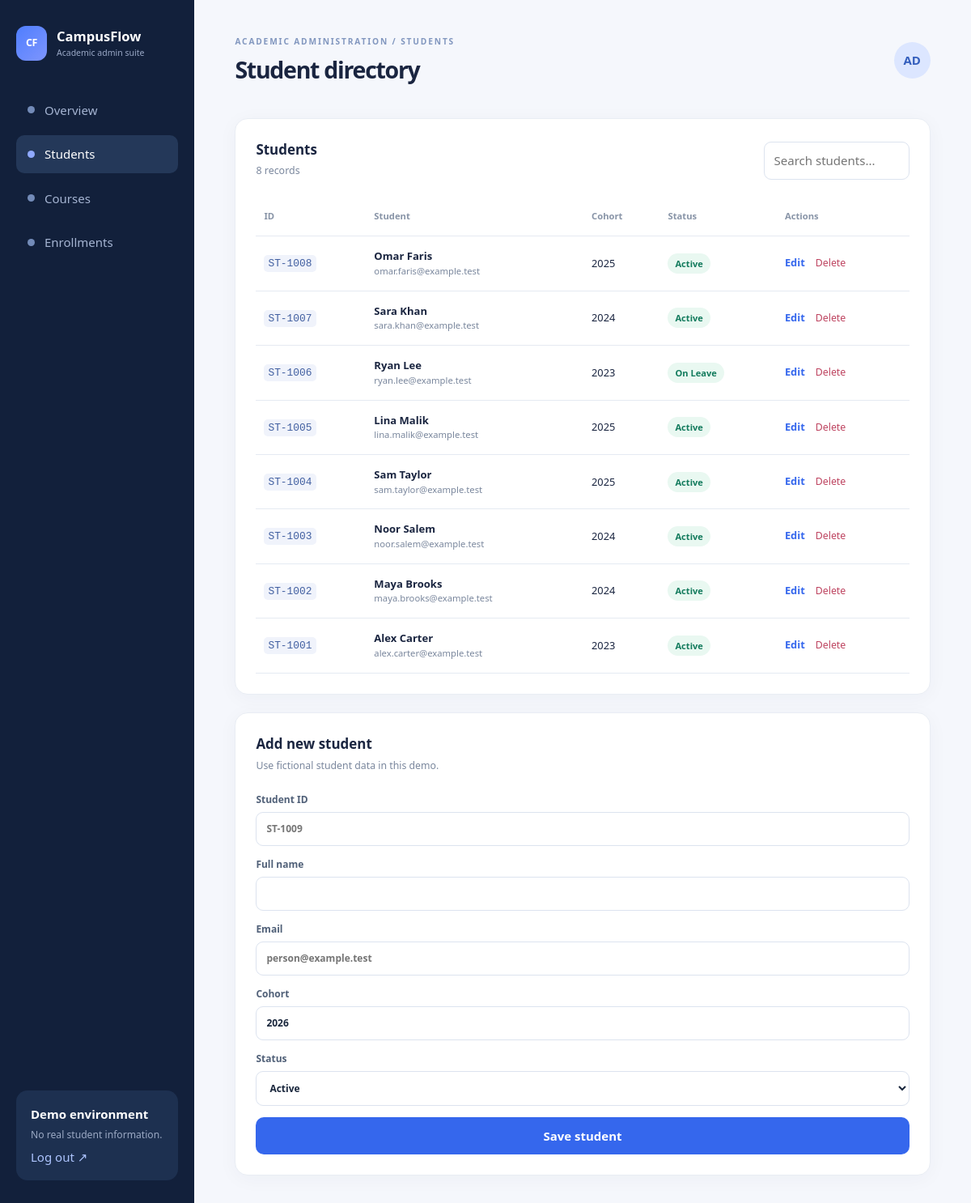
The app's page /?view=students (signed in) with its own data.
### tables this page shows
CREATE TABLE IF NOT EXISTS students (
  id INT UNSIGNED AUTO_INCREMENT PRIMARY KEY,
  student_code VARCHAR(20) NOT NULL UNIQUE,
  full_name VARCHAR(120) NOT NULL,
  email VARCHAR(160) NOT NULL UNIQUE,
  cohort VARCHAR(12) NOT NULL,
  status ENUM('Active','On Leave','Graduated') NOT NULL DEFAULT 'Active',
  created_at TIMESTAMP NOT NULL DEFAULT CURRENT_TIMESTAMP
);

### app/bootstrap.php (called while the page is built, shortened)
<?php
function e(mixed $input): string {
    return htmlspecialchars((string)($input ?? ''), ENT_QUOTES | ENT_SUBSTITUTE, 'UTF-8');
}
function db(): PDO {
    $host = getenv('DB_HOST') ?: '127.0.0.1';
    $name = getenv('DB_NAME') ?: 'campus_portal';
    $user = getenv('DB_USER') ?: 'campus_user';
    $password = getenv('DB_PASSWORD') ?: '';
    $dsn = "mysql:host=$host;dbname=$name;charset=utf8mb4";
    $db = new PDO($dsn, $user, $password, [
        PDO::ATTR_ERRMODE => PDO::ERRMODE_EXCEPTION,
        PDO::ATTR_DEFAULT_FETCH_MODE => PDO::FETCH_ASSOC,
        PDO::ATTR_EMULATE_PREPARES => false,
    ]);
    return $db;
}
function all(string $sql, array $params = []): array {
    $query = db()->prepare($sql); $query->execute($params); return $query->fetchAll();
}

### public/index.php (the view, shortened to what this page needs)
<?php
require __DIR__ . '/../app/bootstrap.php';
$views = ['dashboard', 'students', 'courses', 'enrollments'];
$view = in_array($_GET['view'] ?? '', $views, true) ? $_GET['view'] : 'dashboard';
$isAuthed = (bool)($_SESSION['auth'] ?? false);
$flash = $_SESSION['flash'] ?? null; unset($_SESSION['flash']);
$stats = [];
$students = $courses = $enrollments = [];
$selected = null;
$error = null;
if ($isAuthed) {
    try {
        if ($view === 'students') {
            $students = all('SELECT * FROM students ORDER BY id DESC');
        }
    } catch (Throwable $e) {
        error_log($e->getMessage()); $error = 'Database is unavailable. Check the Docker Compose setup.';
    }
}
function delete_form(string $action, int $id, string $confirm): void {
    echo '<form method="post" class="inline-form" data-confirm="'.e($confirm).'">'; token_field();
    echo '<input type="hidden" name="action" value="'.e($action).'"><input type="hidden" name="id" value="'.$id.'"><button class="text-danger" type="submit">Delete</button></form>';
}
?><!doctype html>
<html lang="en"><head><meta charset="utf-8"><meta name="viewport" content="width=device-width, initial-scale=1">
<title>CampusFlow · Student Management</title><link rel="stylesheet" href="/assets/styles.css"><script defer src="/assets/app.js"></script></head>
<body>
<?php if (!$isAuthed): ?>
<main class="sign-in-layout"><div class="sign-in-panel"><div class="brand-icon">CF</div><p class="eyebrow">CAMPUSFLOW · PORTFOLIO DEMO</p><h1>Make academic work simpler.</h1><p class="muted">A full-stack student, course and enrollment manager built with PHP and MySQL.</p><div class="security-note">This demo uses only fictional sample student records. Run it locally; it is not a production student information system.</div></div><div class="sign-in-card"><h2>Admin sign in</h2><p class="muted">Enter the admin password you configured in your <code>.env</code> file.</p>
<?php if ($flash): ?><div class="notice <?= e($flash['type']) ?>"><?= e($flash['message']) ?></div><?php endif; ?>
<form method="post"><?php token_field(); ?><input type="hidden" name="action" value="login"><label for="password">Admin password</label><input id="password" type="password" name="password" autocomplete="current-password" required><button class="button" type="submit">Sign in →</button></form></div></main>
<?php else: ?>
<div class="app-shell"><aside class="sidebar"><div class="brand"><span class="brand-icon">CF</span><span>CampusFlow<small>Academic admin suite</small></span></div><nav aria-label="Main navigation">
<?php foreach(['dashboard'=>'Overview','students'=>'Students','courses'=>'Courses','enrollments'=>'Enrollments'] as $name=>$label): ?>
<a class="nav-link <?= $view===$name?'active':'' ?>" href="/?view=<?= e($name) ?>"><span class="nav-dot"></span><?= e($label) ?></a>
<?php endforeach; ?></nav><div class="sidebar-footer"><strong>Demo environment</strong><p>No real student information.</p><form method="post"><?php token_field(); ?><input type="hidden" name="action" value="logout"><button class="logout" type="submit">Log out ↗</button></form></div></aside>
<main class="content"><header class="topbar"><div><p class="eyebrow">ACADEMIC ADMINISTRATION / <?= strtoupper(e($view)) ?></p><h1><?= e(['dashboard'=>'Dashboard','students'=>'Student directory','courses'=>'Course catalogue','enrollments'=>'Course enrollments'][$view]) ?></h1></div><span class="avatar" aria-label="Administrator">AD</span></header>
<?php if ($error): ?><div class="notice error"><?= e($error) ?></div><?php else: ?>
<?php if ($view==='dashboard'): ?>
<div class="metric-grid"><article class="metric"><span>Registered students</span><strong><?= $stats['students'] ?></strong><small>All student records</small></article><article class="metric"><span>Available courses</span><strong><?= $stats['courses'] ?></strong><small>Current catalogue</small></article><article class="metric"><span>Enrollments</span><strong><?= $stats['enrollments'] ?></strong><small>Student-course links</small></article><article class="metric"><span>Average grade</span><strong><?= number_format($stats['average'],1) ?></strong><small>Graded enrollments only</small></article></div>
<div class="two-columns"><section class="panel"><div class="panel-heading"><div><h2>Course participation</h2><p>Enrollment volume by course</p></div></div>
<?php $max = max(array_map(fn($r)=>(int)$r['total'], $stats['byCourse']) ?: [1]); foreach($stats['byCourse'] as $row): ?>
<div class="bar-line"><div class="bar-label"><strong><?= e($row['code']) ?></strong><span><?= (int)$row['total'] ?> students</span></div><div class="bar-track"><div class="bar-fill" style="width:<?= $max>0?(int)round(100*(int)$row['total']/$max):0 ?>%"></div></div></div>
<?php endforeach; ?></section><section class="panel"><div class="panel-heading"><div><h2>Recently added students</h2><p>Latest records in this local demo</p></div><a class="small-link" href="/?view=students">View all</a></div>
<?php foreach($stats['recent'] as $row): ?><div class="person-row"><div class="person-avatar"><?= e(strtoupper(substr($row['full_name'],0,1))) ?></div><div><strong><?= e($row['full_name']) ?></strong><small><?= e($row['student_code']) ?> · <?= e($row['cohort']) ?></small></div><span class="status"><?= e($row['status']) ?></span></div><?php endforeach; ?></section></div>
<?php elseif ($view==='students'): ?>
<div class="two-columns table-layout"><section class="panel"><div class="panel-heading"><div><h2>Students</h2><p><?= count($students) ?> records</p></div><input class="search" type="search" aria-label="Filter students" data-filter="student-table" placeholder="Search students..."></div><div class="table-scroll"><table id="student-table"><thead><tr><th>ID</th><th>Student</th><th>Cohort</th><th>Status</th><th>Actions</th></tr></thead><tbody>
<?php foreach ($students as $row): ?><tr><td><code><?= e($row['student_code']) ?></code></td><td><strong><?= e($row['full_name']) ?></strong><small><?= e($row['email']) ?></small></td><td><?= e($row['cohort']) ?></td><td><span class="status"><?= e($row['status']) ?></span></td><td class="actions"><a href="/?view=students&amp;edit=<?= (int)$row['id'] ?>">Edit</a><?php delete_form('student-delete',(int)$row['id'],'Delete this student and their enrollments?'); ?></td></tr><?php endforeach; ?>
</tbody></table></div></section><section class="panel form-panel"><h2><?= $selected?'Edit student':'Add new student' ?></h2><p>Use fictional student data in this demo.</p><form method="post" class="field-stack"><?php token_field(); ?><input type="hidden" name="action" value="student-save"><input type="hidden" name="id" value="<?= e($selected['id']??'') ?>"><label>Student ID<input name="student_code" required maxlength="20" value="<?= e($selected['student_code']??'') ?>" placeholder="ST-1009"></label><label>Full name<input name="full_name" required maxlength="120" value="<?= e($selected['full_name']??'') ?>"></label><label>Email<input type="email" name="email" required maxlength="160" value="<?= e($selected['email']??'') ?>" placeholder="person@example.test"></label><label>Cohort<input name="cohort" required maxlength="12" value="<?= e($selected['cohort']??'2026') ?>"></label><label>Status<select name="status"><?php foreach (['Active','On Leave','Graduated'] as $status): ?><option <?= ($selected['status']??'Active')===$status?'selected':'' ?>><?= e($status) ?></option><?php endforeach; ?></select></label><button class="button" type="submit">Save student</button></form></section></div>
<?php endif; endif; ?></main></div>
<?php endif; ?></body></html>

### public/assets/styles.css (style rules this page uses)
:root { --ink:#1a2540;--muted:#7a879d;--border:#e5eaf2;--surface:#fff;--background:#f5f7fc;--blue:#3567ed;--nav:#12203b;--green:#137b5d }
* { box-sizing:border-box }
html { font-size:15px }
body { margin:0;background:var(--background);color:var(--ink);font-family:system-ui,'Segoe UI',sans-serif;line-height:1.5 }
h1,h2,h3,strong { font-family:system-ui,'Segoe UI',sans-serif }
h1 { font-size:1.9rem;letter-spacing:-.045em;margin:.15rem 0 }
h2 { font-size:1.13rem;margin:0 }
p { margin:.4rem 0 }
a { color:var(--blue);text-decoration:none }
button,input,select { font:inherit }
button { cursor:pointer }
.muted,.panel p { color:var(--muted) }
.eyebrow { text-transform:uppercase;letter-spacing:.18em;font-size:.68rem;color:#8297bf;font-weight:800 }
.app-shell { display:grid;grid-template-columns:240px minmax(0,1fr);min-height:100vh }
.sidebar { background:var(--nav);color:#fff;padding:32px 20px;display:flex;flex-direction:column;gap:38px;min-height:100vh }
.brand { display:flex;align-items:center;gap:12px;font-weight:800;font-size:1.1rem }
.brand small { font-size:.7rem;color:#9aa8c6;display:block;font-weight:400 }
.brand-icon { background:linear-gradient(135deg,#4f7efe,#7e95fd);color:#fff;border-radius:12px;padding:12px;font-size:.83rem;font-weight:800;letter-spacing:-.03em }
.sidebar nav { display:grid;gap:8px }
.nav-link { padding:12px 14px;border-radius:10px;color:#a5b4d2;display:flex;align-items:center;gap:12px }
.nav-link.active,.nav-link:hover { background:#243859;color:white }
.nav-dot { width:9px;height:9px;border-radius:50%;background:#738bb8 }
.nav-link.active .nav-dot { background:#8fa9ff }
.sidebar-footer { margin-top:auto;background:#1d3050;padding:18px;border-radius:14px }
.sidebar-footer p { font-size:.81rem;color:#9ba9c4 }
.logout { background:none;border:0;color:#aec5ff;padding:0 }
.content { padding:38px min(4.2vw,68px);min-width:0 }
.topbar { display:flex;justify-content:space-between;align-items:center;margin-bottom:36px }
.avatar { background:#dce6ff;color:#355fbd;font-weight:800;border-radius:50%;display:grid;place-items:center;height:45px;width:45px }
.metric,.panel { background:white;border-radius:16px;box-shadow:0 4px 25px #1828440a;border:1px solid #e9edf4 }
.two-columns { display:grid;grid-template-columns:minmax(0,1.2fr) minmax(280px,.8fr);gap:22px }
.panel { padding:25px }
.panel-heading { display:flex;justify-content:space-between;gap:16px;align-items:center;margin-bottom:20px }
.panel-heading p { font-size:.83rem;margin:4px 0 }
.person-row small,td small { display:block;color:var(--muted);font-size:.75rem }
.status { background:#e9f8f1;color:var(--green);font-size:.74rem;font-weight:700;border-radius:25px;padding:5px 9px;white-space:nowrap }
.table-layout { grid-template-columns:minmax(0,1fr) 310px }
.table-scroll { overflow-x:auto }
table { width:100%;border-collapse:collapse;font-size:.86rem }
td,th { text-align:left;padding:15px 10px;border-bottom:1px solid var(--border) }
th { color:#8894a7;font-weight:700;font-size:.75rem;white-space:nowrap }
td strong { font-size:.87rem }
code { background:#f0f3fb;color:#4260a1;border-radius:5px;padding:3px 5px }
.actions { white-space:nowrap }
.actions>a { margin-right:7px;font-weight:700 }
.inline-form { display:inline }
.text-danger { border:0;background:none;color:#be4460;font-size:.82rem }
.form-panel p { font-size:.82rem }
.field-stack { display:grid;gap:14px;margin-top:23px }
.field-stack label,.sign-in-card label { display:grid;gap:6px;font-weight:700;font-size:.8rem;color:#506078 }
.field-stack input,.field-stack select,.sign-in-card input,.search { border:1px solid #dce3ef;border-radius:9px;padding:11px 12px;min-width:0;outline:none;background:#fff;color:#19263c }
.button { display:block;background:var(--blue);color:#fff;border:0;border-radius:10px;padding:12px 18px;font-weight:800;transition:.2s }
.search { width:180px }
@media (max-width:1200px) { .two-columns,.table-layout { grid-template-columns:1fr } }

### records on screen
students: student_code "ST-1008", full_name "Omar Faris", email "omar.faris@example.test", cohort "2025", status "Active"
students: student_code "ST-1007", full_name "Sara Khan", email "sara.khan@example.test", cohort "2024", status "Active"
students: student_code "ST-1006", full_name "Ryan Lee", email "ryan.lee@example.test", cohort "2023", status "On Leave"
students: student_code "ST-1005", full_name "Lina Malik", email "lina.malik@example.test", cohort "2025", status "Active"
students: student_code "ST-1004", full_name "Sam Taylor", email "sam.taylor@example.test", cohort "2025", status "Active"
students: student_code "ST-1003", full_name "Noor Salem", email "noor.salem@example.test", cohort "2024", status "Active"
students: student_code "ST-1002", full_name "Maya Brooks", email "maya.brooks@example.test", cohort "2024", status "Active"
students: student_code "ST-1001", full_name "Alex Carter", email "alex.carter@example.test", cohort "2023", status "Active"

### other values on screen
$label "Overview"
$label "Students"
$label "Courses"
$label "Enrollments"
$view "STUDENTS"
count($students) "8"
form field status "Active"
